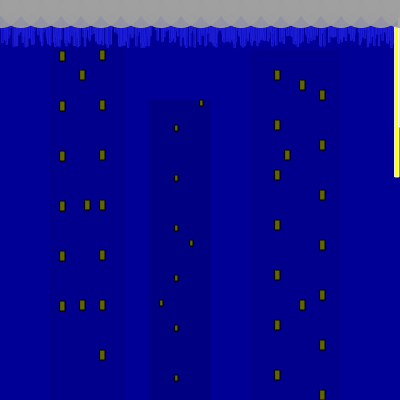
Frame 1 (no input)
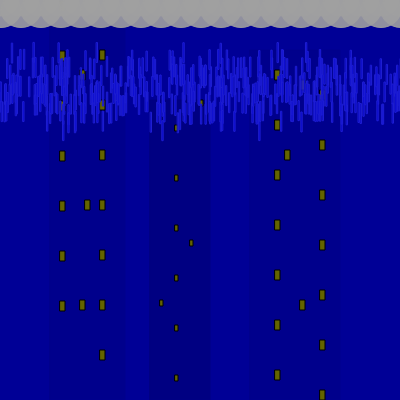
Frame 60 (no input)
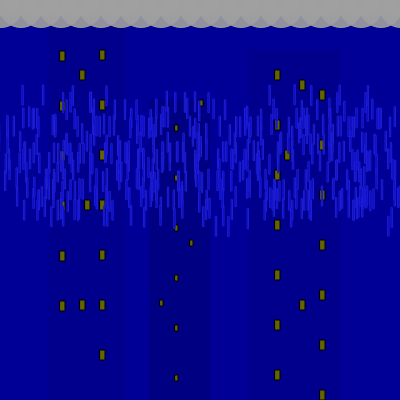
Frame 120 (the mouse pressed at the canvas centre since frame 60)

The p5.js sketch that drew these frames (run headless with seeded random() and noise() and a simulated clock; from frame 60 on, the mouse is pressed at the canvas centre):

// p5.js sketch
// ── sketch.js
var numRain = 500;
var myRain = [];
var tempRain; 
var numLight = 1;
var myLight = [];
var tempLight;


function setup() {
    createCanvas(400, 400);
    
    for (i=0; i<numRain; i++){
        tempRain = new Rain();
        myRain.push(tempRain);
    }
    
    for (i=0; i<numLight; i++){
        tempLight = new Lightning();
        myLight.push(tempLight);
    }
   
}

function draw() {
    background(0,0,150);
    
    stroke(0,0,140);
    fill(0,0,140);
    
    rect(50,25, 75, 375);
    rect(250, 50, 90, 350);
    
    stroke(0,0,130);
    fill(0,0,130);
    rect(150, 100, 60, 300);
    
    stroke(0);
    fill(100,100,0);
    for (i=0; i <= 6; i++) {
        offset = 50 * i 
        rect(60, 1+offset, 5, 10)
        rect(100, 50+offset, 5, 10)
        rect(175, 125+offset, 3, 6)
        rect(275, 70+offset, 5, 10)
        rect(320, 90+offset, 5, 10)
    }
    rect(80, 70, 5, 10)
    rect(85, 200, 5, 10)
    rect(80, 300, 5, 10)
    rect(190, 240, 3, 6)
    rect(200, 100, 3, 6)
    rect(160, 300, 3, 6)
    rect(300, 80, 5, 10)
    rect(285, 150, 5, 10)
    rect(300, 300, 5, 10)
    

    
    for (i=0; i<myRain.length; i++) {
            myRain[i].move();
            myRain[i].show();
    }
    for (i=0; i<myLight.length; i++) {
            myLight[i].move();
            myLight[i].show();
    }
 
    
    fill(160, 230);
    stroke(160, 230);
    
    for (i=0; i <= 20; i++) {
            offset = 20 * i
            ellipse(1+offset, 1, 35, 30)
            ellipse(1+offset, 10, 40, 35)
    }
}
class Lightning {
    constructor (){
        this.x = (5, width-5);
        this.y = random(20);
        this.speed = 25;
        
    }
    move() {
        if (this.y > 2000) {
            this.y = random(5)
            this.x = random(10,width-10);
        }
        else {
            this.y = this.y + this.speed;
        }
    }
    
    show() {
        stroke (255,255,255);
        fill (255,255,0);
        rect(this.x, this.y, 4, 150);
        rect(this.x+4, this .y-100, 3, 200)
        
    }
    getX() {
        return this.x;
    }
    
    getY() {
        return this.y;
    }
    resetPos() {
        this.y = 800;
        this.x = random(13,width-25);
    }
    
    
}


class Rain {
    constructor() {
        this.x = random(-50,width-5);
        this.y = random(20);
        this.speed = random(7,8,9,10,11);
    }
    
    move() {
        if (this.y > height-30) {
            this.y = random(0,1,2,3,4,5);
            this.x = random(-75,width-1);
        }
        else {
            this.y = this.y + this.speed;
            this.x = this.x + this.speed/4.5;
        }
        
    }
    
    show() {
        stroke(30,30,210);
        fill(0,0,210);
        rect(this.x, this.y, 1, 20);
    }
    
    getX() {
        return this.x;
    }
    
    getY() {
        return this.y;
    }
    
    resetPos() {
        this.y = 0;
        this.x = random(13,width-25);
    }
    
}
